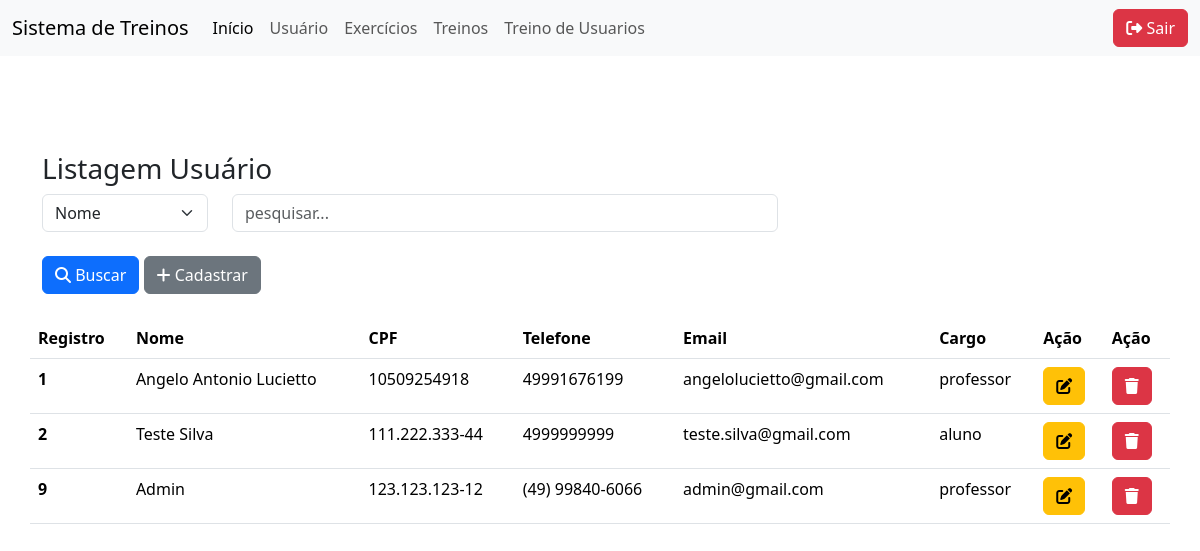
Page /usuario/UsuarioList.php on the committed database.
### tables this page shows
CREATE TABLE IF NOT EXISTS `usuario` (
  `id` int NOT NULL AUTO_INCREMENT,
  `nome` varchar(100) DEFAULT NULL,
  `senha` varchar(150) NOT NULL DEFAULT '0',
  `cpf` varchar(50) DEFAULT NULL,
  `telefone` varchar(50) DEFAULT NULL,
  `email` varchar(50) DEFAULT NULL,
  `cargo` enum('aluno','professor') DEFAULT NULL,
  PRIMARY KEY (`id`)
);

### db.class.php (called while the page is built, shortened)
<?php
class db {
    private $host = "localhost";
    private $user = "root";
    private $password = "";
    private $dbname ="bancotrabalhopweb1";
    private $table_name;
    public function __construct($table_name){
        $this->table_name = $table_name;
        return $this->conn();
    }
    function conn(){
        try{
            $conn = new PDO(
                "mysql:host=$this->host;dbname=$this->dbname",
                $this->user,
                $this->password,
                [
                    PDO::ATTR_ERRMODE,
                    PDO::ERRMODE_EXCEPTION,
                    PDO::MYSQL_ATTR_INIT_COMMAND =>"SET NAMES utf8"
                ]
            );
            return $conn;
        } catch(PDOException $e){
            echo "Erro: ". $e->getMessage();
        }
    }
    public function all(){
        $conn = $this->conn();
        $sql = "SELECT * FROM $this->table_name";
        $st = $conn->prepare( $sql);
        $st->execute();
        return $st->fetchAll(PDO::FETCH_CLASS);
    }
}

### usuario/UsuarioList.php (the view, shortened to what this page needs)
<?php
    include "../db.class.php";
    include_once "../header.php";
        $db = new db('usuario');
        if(!empty($_POST)){
            $dados = $db->search($_POST);
        }else{
            $dados = $db->all();
        }
    ?>
    <body>
        <div class="container mt-5">
            <div class="row">
                <h3>Listagem Usuário</h3>
                <form action="./UsuarioList.php" method="post">
                    <div class="row">
                        <div class="col-md-2">
                            <select name="tipo" class="form-select">
                                <option value="nome">Nome</option>
                            </select>
                        </div>
                        <div class="col-md-6">
                            <input type="text" name="valor" placeholder="pesquisar..." class="form-control">
                        </div>
                    </div>
                    <div class="row">
                        <div class="col mt-4">
                            <button type="submit" class="btn btn-primary"><i class="fa-solid fa-magnifying-glass"></i> Buscar</button>
                            <a href="./UsuarioForm.php" class="btn btn-secondary"><i class="fa-solid fa-plus"></i> Cadastrar</a>
                        </div>
                    </div>
                </form>
            </div>
            <div class="row mt-4">
                <table class="table table-hover">
                <thead>
                    <tr>
                        <th scope="col">Registro</th>
                        <th scope="col">Nome</th>
                        <th scope="col">CPF</th>
                        <th scope="col">Telefone</th>
                        <th scope="col">Email</th>
                        <th scope="col">Cargo</th>
                        <th scope="col">Ação</th>
                        <th scope="col">Ação</th>
                    </tr>
                </thead>
                <tbody>
                    <?php
                        foreach($dados as $item) {
                            echo"
                            <tr>
                                <th scope='row'>$item->id</th>
                                <td>$item->nome</td>
                                <td>$item->cpf</td>
                                <td>$item->telefone</td>
                                <td>$item->email</td>
                                <td>$item->cargo</td>
                                <td>
                                    <a  class='btn btn-warning' title='Editar' href='./UsuarioForm.php?id=$item->id'><i class='fa-solid fa-pen-to-square'></i></a>
                                </td>
                                <td>
                                    <a class='btn btn-danger' title='Excluir'
                                        onclick='return confirm(\"Deseja Excluir?\")'
                                        href='./UsuarioList.php?id=$item->id'><i class='fa-solid fa-trash'></i>
                                    </a>
                                </td>
                            </tr>
                            ";
                        }
                    ?>
                </tbody>
                </table>
            </div>
    <?php
    include_once "../footer.php";
    ?>

### rows in the picture
usuario: id "1", nome "Angelo Antonio Lucietto", cpf "10509254918", telefone "49991676199", email "angelolucietto@gmail.com", cargo "professor"
usuario: id "2", nome "Teste Silva", cpf "111.222.333-44", telefone "4999999999", email "teste.silva@gmail.com", cargo "aluno"
usuario: id "9", nome "Admin", cpf "123.123.123-12", telefone "(49) 99840-6066", email "admin@gmail.com", cargo "professor"
